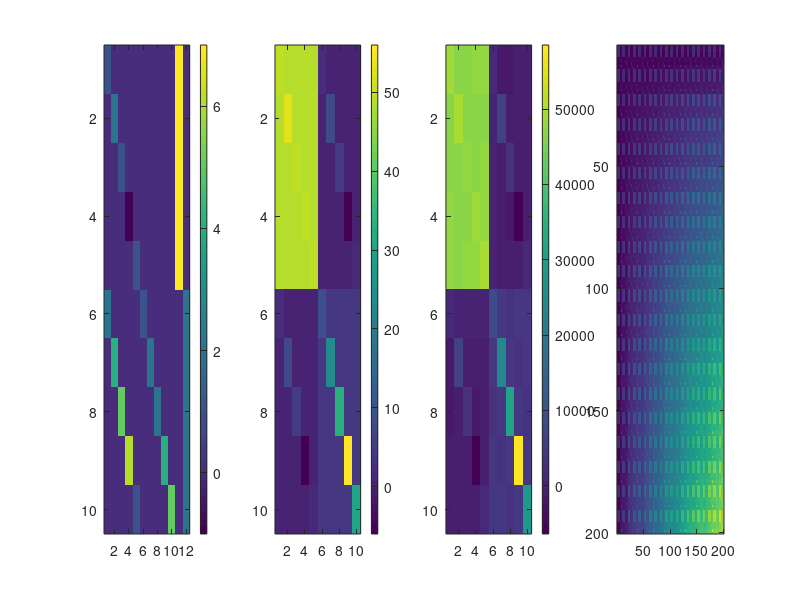

Recreate this plot in MATLAB.
clear all;
% close all

% --------------------------------------------------------------------------
% Generate data

% Define M_h matrices
% using Model2: Model with a flexible correlation for each finger
num_conds = 10;
for i = 1:5
    A = zeros(5);
    A(i, i) = 1;
    Ac(:, 1:5, i)    = [A; zeros(5)];       % Contralateral finger patterns   (theta_a)
    Ac(:, 1:5, 5 + i)  = [zeros(5); A];       % Mirrored Contralateralpatterns  (theta_b)
    Ac(:, 6:10, 10 + i) = [zeros(5); A];       % Unique Ipsilateral pattterns    (theta_c)
end
Ac(:, 11, 16)  = [ones(5, 1); zeros(5, 1)];  % Hand-specific component contra  (theta_d)
Ac(:, 12, 17)  = [zeros(5, 1); ones(5, 1)];  % Hand-specific component ipsi    (theta_e)

theta_orig = [1 2 1 -1  1 2 4 5 6 1 1 2 2 4 5 7 2];

% Define M matrix and original G matrix
M = zeros(10, 12);
for i = 1:17
    M = M + theta_orig(i) * Ac(:, :, i);
end

G_orig = M * M';
figure;
subplot(1, 4, 1);
imagesc(M);
colorbar;
subplot(1, 4, 2);
imagesc(G_orig);
colorbar;

% Generate activation profiles for each voxel
num_voxels = 1000;
num_feature = size(M, 2);
W = randn(num_feature, num_voxels); %  weights for each feature and voxel
% figure; imagesc(W*W');

w_corr = 0;
if w_corr == 1
    my_w1 = randn(num_feature, num_voxels / 2);
    my_w2 = ones(num_feature, 500);
    W = [my_w1 my_w2];
    %     W = repmat([my_w1 my_w1]',1,num_feature)';
end

U = M * W;  % U(num_conds,num_vox)
subplot(1, 4, 3);
imagesc(U * U');
colorbar; % approx. = G_orig because UU' = MWW'M' = MM' if W iid

% Generate data
num_partitions = 20;
condition_vec = kron(ones(num_partitions, 1), [1:num_conds]');
partition_vec = kron([1:num_partitions]', ones(num_conds, 1));
Z = repmat(eye(num_conds), num_partitions, 1); % figure;imagesc(Z);
X = kron(eye(num_partitions), ones(num_conds, 1)); % figure;imagesc(X);
B = randn(num_partitions, num_voxels);

% generate B that are correlated over (partitions - not sure that's useful) and voxels

my_corr_part = 1;
my_corr1 = 0;
spat_smooth = 100;
if my_corr_part == 1
    B_init = repmat([1:20 + my_corr1]', 1, num_voxels + spat_smooth); % mean activation increases over runs
    B_more = B_init + randn(num_partitions + my_corr1, num_voxels + spat_smooth);
    for i = 1:size(B, 1)
        B1(i, :) = mean(B_more(i:i + my_corr1, :), 1);
    end
    for i = 1:size(B, 2)
        B(:, i) = mean(B1(:, i:i + spat_smooth), 2); % mean effects are correlated over voxels
    end

end

S = 5; % NxN temporal cov matrix; here iid; i.e. S = scalar
e = S * randn(num_conds * num_partitions, num_voxels);

my_corr_e = 1;
S2 = 10;  % positively correlated error within a run
e_spat_smooth = 100;

if my_corr_e == 1
    part_e = randn(num_partitions, num_voxels + e_spat_smooth) * S2;
    for i = 1:num_partitions
        for k = 1:num_voxels + e_spat_smooth
            e1((i - 1) * num_conds + 1:i * num_conds, k) = repmat(part_e(i, k), num_conds, 1) + randn(num_conds, 1) * S;
        end
    end
    for i = 1:num_voxels
        e(:, i) = mean(e1(:, i:i + spat_smooth), 2); % errors are correlated over voxels
    end

end
% figure;imagesc(e)

Y = Z * U + X * B + e;
% subplot(1,2,1);imagesc(Y);
subplot(1, 4, 4);
imagesc(Y * Y');

% save data in format
sub = 1;
data{sub} = Y;
partVec{sub} = partition_vec;
condVec{sub} = condition_vec;

save hokus.mat data partVec condVec U G_orig;
%
%
%
%
% % load data_recipe_correlation.mat
% runEffect  = 'fixed';
% alg = 'minimize';
%
% % % --------------------------------------
% % % Model1: Model with independent contra and ipsilateral patterns (zero
% % % correlation)
% % M{1}.type       = 'feature';
% % M{1}.numGparams = 12;
% % for i=1:5
% %     A=zeros(5);
% %     A(i,i)=1;
% %     M{1}.Ac(:,1:5 ,i)    = [A;zeros(5)];       % Contralateral finger patterns   (theta_a)
% %     M{1}.Ac(:,6:10,5+i) = [zeros(5);A];        % Unique Ipsilateral pattterns    (theta_c)
% %     M{1}.name       = 'null';
% % end
% % M{1}.Ac(:,11  ,11)  = [ones(5,1);zeros(5,1)];  % Hand-specific component contra  (theta_d)
% % M{1}.Ac(:,12  ,12)  = [zeros(5,1);ones(5,1)];  % Hand-specific component ipsi    (theta_e)
% % M{1}.theta0=ones(12,1);                        % Starting values: could be closer, but converges anyways
% % M{1}.fitAlgorithm = alg;
% %
% % % --------------------------------------
% %
% % % --------------------------------------
% % % Model3: Model with a fixed r=1 correlation (ipsilateral = scaled version of contralateral pattern)
% % M{3}.type       = 'feature';
% % M{3}.numGparams = 12;
% % for i=1:5
% %     A=zeros(5);
% %     A(i,i)=1;
% %     M{3}.Ac(:,1:5 ,i)    = [A;zeros(5)]; % Contralateral finger patterns   (theta_a)
% %     M{3}.Ac(:,1:5 ,5+i)  = [zeros(5);A]; % Mirrored Contralateralpatterns  (theta_b)
% %     M{3}.name       = 'one';
% % end
% % M{3}.Ac(:,6,11)  = [ones(5,1);zeros(5,1)]; % Hand-specific component contra  (theta_d)
% % M{3}.Ac(:,7,12)  = [zeros(5,1);ones(5,1)]; % Hand-specific component ipsi    (theta_e)
% % M{3}.theta0=ones(12,1);
% % M{3}.fitAlgorithm = alg;
%
% % Free model as Noise ceiling
% M{1}.type       = 'freechol';
% M{1}.numCond    = 10;
% M{1}.name       = 'noiseceiling';
% M{1}           = pcm_prepFreeModel(M{1});
%
%
% %%
% for p=1:12
%     G_emp(:,:,p)=pcm_estGCrossval(Data{p},partVec{p},condVec{p});
% end
%
%
% %%
% [T_ind,theta_ind,G_pred_ind] = pcm_fitModelIndivid(Data,M,partVec,condVec,'runEffect',runEffect);
% [D,T_ind_cv,theta_ind_cv]=pcm_fitModelIndividCrossval(Data,M,partVec,condVec,'runEffect',runEffect);
%
% % generate the predicted matrices for ind CV
% for iM = 1:numel(M)
%     for p = 1:12
%         tmp = mean(theta_ind_cv{iM}(T_ind_cv.SN==p,:),1);
%         G_pred_ind_cv{iM}(:,:,p) = pcm_calculateG(M{iM},tmp(1:M{iM}.numGparams)'); %#ok<SAGROW>
%         clear tmp
%     end
% end
%
% %%
% figure('name', 'G_{pred}-ind')
% i=1;
% H = eye(10)-ones(10)/10;
% for p=1:12
%     subplot(3,12,i)
%     imagesc(H*G_emp(:,:,p)*H')
%     i=i+1;
%     axis square
%     colorbar
% end
% for p=1:12
%     subplot(3,12,i)
%     imagesc(G_pred_ind{1}(:,:,p))
%     axis square
%     colorbar
%     i=i+1;
% end
% for p=1:12
%     subplot(3,12,i)
%     imagesc(G_pred_ind_cv{1}(:,:,p))
%     axis square
%     colorbar
%     i=i+1;
% end
% subplot(3,12,1);
% ylabel('CVed G_{emp}')
% subplot(3,12,13);
% ylabel('G_{free}-ind')
% subplot(3,12,25);
% ylabel('G_{free}-ind-CV')
%
% %
% % %% Now do crossvalidated model comparision:
% % [T_gr,theta_gr,G_pred_gr] = pcm_fitModelGroup(Data,M,partVec,condVec,'runEffect',...
% %     runEffect,'fitScale',1);
% % [T_gr_cv,theta_gr_cv,G_pred_gr_cv] = pcm_fitModelGroupCrossval(Data,M,partVec,...
% %     condVec,'runEffect',runEffect,'groupFit',theta_gr,'fitScale',1);
% %
% %
% %
% % %%
% % figure('name', 'G_{pred}-grp')
% % i=1;
% % H = eye(size(M{1}.Ac,1))-ones(size(M{1}.Ac,1))/numel(size(M{1}.Ac,1));
% %
% % subplot(1,3,1)
% % imagesc(H*mean(G_emp,3)*H')
% % axis square
% % title('CVed G_{emp}-gr')
% %
% % subplot(1,3,2)
% % imagesc(G_pred_gr{end})
% % axis square
% % title('G_{free}-gr')
% %
% % subplot(1,3,3)
% % imagesc(mean(G_pred_gr_cv{end},3))
% % axis square
% % title('G_{free}-gr-CV')
% %
% %
% %
% %
% %
% %
% %
% %
% %
% %
%
